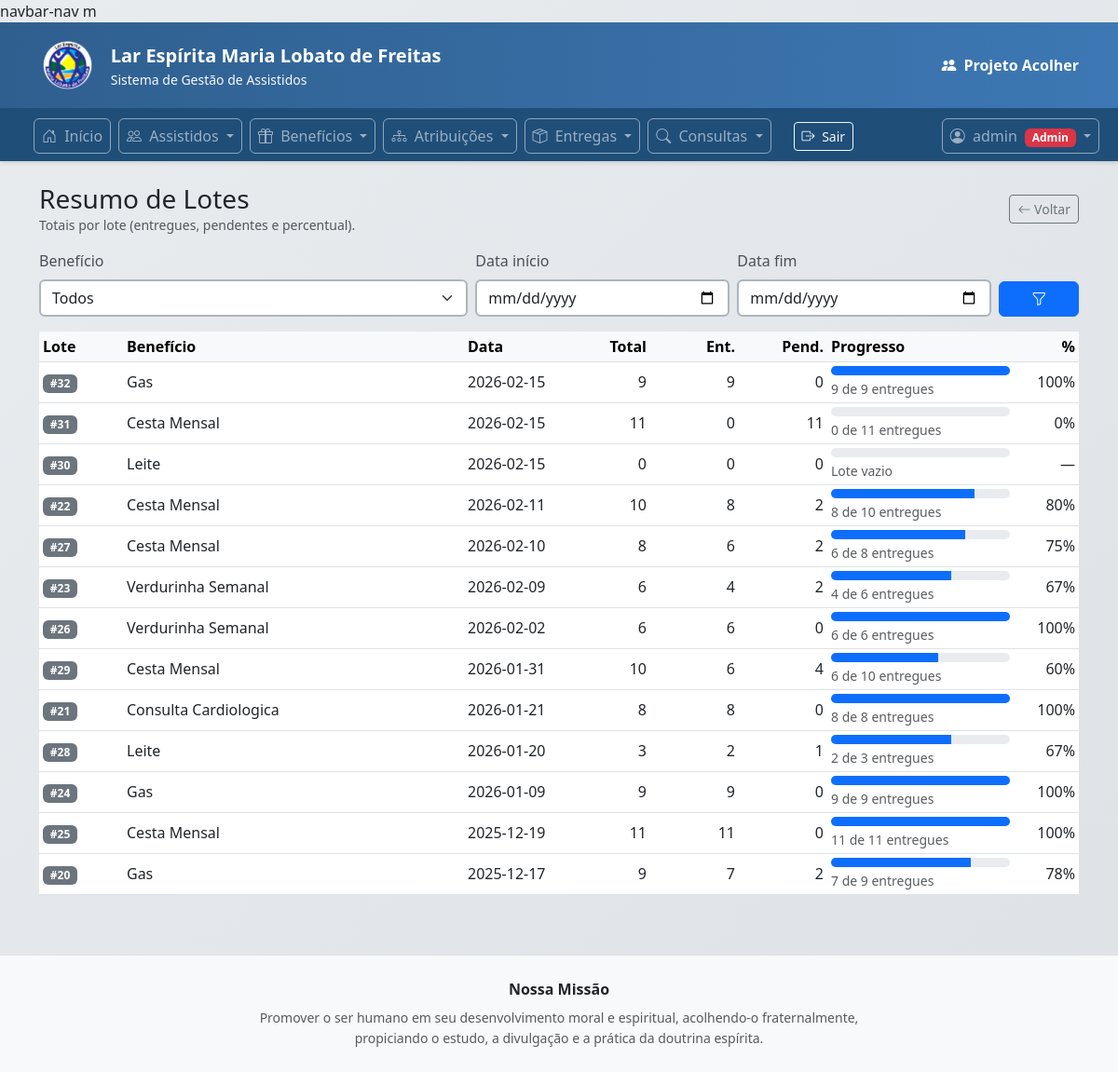
Screenshot of /operacoes/consultas/consultas/lotes/ (signed in) with the database file from the repository.
### apps/beneficios/models.py (models this page shows, shortened)
class LoteEntrega(models.Model):
    beneficio = models.ForeignKey(
        "beneficios.Beneficio",
        on_delete=models.PROTECT,
        related_name="lotes_entrega",
    )
    data_entrega = models.DateField()
    criado_em = models.DateTimeField(default=timezone.now)
    class Meta:
        unique_together = ("beneficio", "data_entrega")
        ordering = ("-data_entrega", "-id")
        verbose_name = "Lote de Entrega"
        verbose_name_plural = "Lotes de Entrega"

class Beneficio(models.Model):
    nome = models.CharField(max_length=120, unique=True)
    categoria = models.CharField(
        max_length=20,
        choices=CategoriaBeneficio.choices,
    )
    periodicidade = models.CharField(
        max_length=20,
        choices=PeriodicidadeBeneficio.choices,
    )
    ativo = models.BooleanField(
        default=True,
        help_text="Permite desativar um benefício sem apagá-lo.",
    )
    class Meta:
        ordering = ["categoria", "nome"]

### apps/operacoes/consultas/views.py (the view)
# urls.py: path("consultas/lotes/", views.consulta_lotes_resumo, name="consulta_lotes_resumo"),
@login_required
def consulta_lotes_resumo(request):
    beneficio_id = (request.GET.get("beneficio_id") or "").strip()
    data_ini = (request.GET.get("data_ini") or "").strip()
    data_fim = (request.GET.get("data_fim") or "").strip()
    qs = LoteEntrega.objects.select_related("beneficio")
    if beneficio_id.isdigit():
        qs = qs.filter(beneficio_id=int(beneficio_id))
    campo_data = "data_entrega" if hasattr(LoteEntrega, "data_entrega") else "data"
    if data_ini:
        qs = qs.filter(**{f"{campo_data}__gte": data_ini})
    if data_fim:
        qs = qs.filter(**{f"{campo_data}__lte": data_fim})
    qs = qs.annotate(
        total=Count("itens"),
        entregues=Count("itens", filter=Q(itens__entregue=True)),
        pendentes=Count("itens", filter=Q(itens__entregue=False)),
    ).order_by(f"-{campo_data}", "-id")
    beneficios = Beneficio.objects.order_by("nome")
    return render(
        request,
        "operacoes/consultas/lotes_resumo.html",
        {
            "lotes": qs,
            "beneficios": beneficios,
            "beneficio_id": beneficio_id,
            "data_ini": data_ini,
            "data_fim": data_fim,
            "campo_data": campo_data,
        },
    )

### apps/operacoes/context_processors.py (called while the page is built)
def operacoes_permissoes(request):
    user = getattr(request, "user", None)
    if user and user.is_authenticated:
        return {
            "pode_ver": pode_ver(user),
            "pode_editar": pode_editar(user),
            "pode_deletar": pode_deletar(user),
        }
    return {
        "pode_ver": False,
        "pode_editar": False,
        "pode_deletar": False,
    }

### apps/operacoes/permissoes.py (called while the page is built)
def is_consultor(user):
    return user.groups.filter(name="Consultor").exists()

def is_supervisor(user):
    return user.groups.filter(name="Supervisor").exists()

def is_operador(user):
    return user.groups.filter(name="Operador").exists()

def pode_ver(user):
    return is_consultor(user) or is_operador(user) or is_supervisor(user) or user.is_superuser

def pode_editar(user):
    return is_operador(user) or is_supervisor(user) or user.is_superuser

def pode_deletar(user):
    return is_supervisor(user) or user.is_superuser

### apps/operacoes/templates/operacoes/consultas/lotes_resumo.html (shortened to what this page needs)
{% extends "operacoes/base.html" %}
{% block content %}
<div class="container mt-4">
  <div class="d-flex justify-content-between align-items-center mb-3">
    <div>
      <h3 class="mb-0">Resumo de Lotes</h3>
      <div class="text-muted small">Totais por lote (entregues, pendentes e percentual).</div>
    </div>
    <a class="btn btn-outline-secondary btn-sm" href="{% url 'operacoes_home' %}">
      <i class="bi bi-arrow-left"></i> Voltar
    </a>
  </div>
  <form class="row g-2 align-items-end mb-3" method="get">
    <div class="col-12 col-md-5">
      <label class="form-label">Benefício</label>
      <select name="beneficio_id" class="form-select">
        <option value="">Todos</option>
      </select>
    </div>
    <div class="col-6 col-md-3">
      <label class="form-label">Data início</label>
      <input type="date" name="data_ini" value="{{ data_ini }}" class="form-control">
    </div>
    <div class="col-6 col-md-3">
      <label class="form-label">Data fim</label>
      <input type="date" name="data_fim" value="{{ data_fim }}" class="form-control">
    </div>
    <div class="col-12 col-md-1 d-grid">
      <button class="btn btn-primary">
        <i class="bi bi-funnel"></i>
      </button>
    </div>
  </form>
  <div class="table-responsive">
    <table class="table table-sm table-hover align-middle">
      <thead class="table-light">
        <tr>
          <th style="width: 90px;">Lote</th>
          <th>Benefício</th>
          <th style="width: 120px;">Data</th>
          <th class="text-end" style="width: 80px;">Total</th>
          <th class="text-end" style="width: 95px;">Ent.</th>
          <th class="text-end" style="width: 95px;">Pend.</th>
          <th style="width: 200px;">Progresso</th>
          <th class="text-end" style="width: 70px;">%</th>
        </tr>
      </thead>
      <tbody>
        {% for l in lotes %}
          {% with total=l.total|default:0 ent=l.entregues|default:0 pend=l.pendentes|default:0 %}
          {% if total > 0 %}
            {% widthratio ent total 100 as pct %}
          {% else %}
            {% with 0 as pct %}
            {% endwith %}
          {% endif %}
          <tr>
            <td><span class="badge text-bg-secondary">#{{ l.id }}</span></td>
            <td>{{ l.beneficio.nome }}</td>
            <td>
              {% if campo_data == "data_entrega" %}
                {{ l.data_entrega|date:"Y-m-d" }}
              {% else %}
                {{ l.data|date:"Y-m-d" }}
              {% endif %}
            </td>
            <td class="text-end">{{ total }}</td>
            <td class="text-end">{{ ent }}</td>
            <td class="text-end">{{ pend }}</td>
            <td>
              <div class="progress" style="height: 10px;">
                <div class="progress-bar" role="progressbar" style="width: {{ pct }}%;" aria-valuenow="{{ pct }}" aria-valuemin="0" aria-valuemax="100"></div>
              </div>
              <div class="small text-muted mt-1">
                {% if total == 0 %}Lote vazio{% else %}{{ ent }} de {{ total }} entregues{% endif %}
              </div>
            </td>
            <td class="text-end">
              {% if total == 0 %}—{% else %}{{ pct }}%{% endif %}
            </td>
          </tr>
          {% endwith %}
        {% empty %}
          <tr>
            <td colspan="8" class="text-center text-muted py-4">Nenhum lote encontrado.</td>
          </tr>
        {% endfor %}
      </tbody>
    </table>
  </div>
</div>
{% endblock %}

### apps/operacoes/templates/operacoes/base.html (shortened to what this page needs)
<!DOCTYPE html>
<html lang="pt-br">
{% load static %}
<head>
    <link href="https://cdn.jsdelivr.net/npm/bootstrap@5.3.0/dist/css/bootstrap.min.css" rel="stylesheet">
    <link rel="stylesheet" href="https://cdn.jsdelivr.net/npm/bootstrap-icons@1.10.0/font/bootstrap-icons.css">
</head>
navbar-nav m<body>
    <div class="header-institucional">
        <div class="container py-3">
            <div class="d-flex align-items-center justify-content-between flex-wrap gap-2">
                <div class="d-flex align-items-center gap-3">
                    <img src="{% static 'img/logo.png' %}"
                         alt="Lar Espírita Maria Lobato de Freitas"
                         style="height:60px; width:auto;">
                    <div>
                        <div class="fw-semibold fs-5 text-white">
                            Lar Espírita Maria Lobato de Freitas
                        </div>
                        <div class="small text-light">
                            Sistema de Gestão de Assistidos
                        </div>
                    </div>
                </div>
                <a class="brand-link fw-bold text-white d-inline-flex align-items-center"
                   href="{% url 'operacoes_home' %}">
                    <i class="bi bi-people-fill me-2"></i>
                    Projeto Acolher
                </a>
            </div>
        </div>
    </div>
    <nav class="navbar navbar-expand-lg navbar-dark navbar-institucional">
        <div class="container-fluid">
            <div class="collapse navbar-collapse" id="navbarMain">
                <ul class="navbar-nav ms-4 me-auto">
                    <li class="nav-item">
                        <a class="nav-link" href="{% url 'operacoes_home' %}">
                            <i class="bi bi-house-door me-1"></i> Início
                        </a>
                    </li>
                    {% if user.is_authenticated and pode_ver %}
                    <li class="nav-item dropdown">
                        <a class="nav-link dropdown-toggle" href="#" role="button" data-bs-toggle="dropdown"
                            aria-expanded="false">
                            <i class="bi bi-people me-1"></i> Assistidos
                        </a>
                    </li>
                    {% endif %}
                    {% if user.is_authenticated and pode_ver %}
                    <li class="nav-item dropdown">
                        <a class="nav-link dropdown-toggle" href="#" role="button" data-bs-toggle="dropdown"
                            aria-expanded="false">
                            <i class="bi bi-gift me-1"></i> Benefícios
                        </a>
                    </li>
                    {% endif %}
                    {% if user.is_authenticated and pode_ver %}
                    <li class="nav-item dropdown">
                        <a class="nav-link dropdown-toggle" href="#" role="button" data-bs-toggle="dropdown"
                            aria-expanded="false">
                            <i class="bi bi-diagram-3 me-1"></i> Atribuições
                        </a>
                    </li>
                    {% endif %}
                    {% if user.is_authenticated and pode_ver %}
                    <li class="nav-item dropdown">
                        <a class="nav-link dropdown-toggle" href="#" role="button" data-bs-toggle="dropdown"
                            aria-expanded="false">
                            <i class="bi bi-box-seam me-1"></i> Entregas
                        </a>
                    </li>
                    {% endif %}
                    {% if user.is_authenticated and pode_ver %}
                    <li class="nav-item dropdown">
                        <a class="nav-link dropdown-toggle" href="#" role="button" data-bs-toggle="dropdown"
                            aria-expanded="false">
                            <i class="bi bi-search me-1"></i> Consultas
                        </a>
                    </li>
                    <li class="nav-item d-flex align-items-center ms-3">
                        <form method="post" action="/accounts/logout/" class="m-0">
                            <button type="submit" class="btn btn-outline-light btn-sm">
                                <i class="bi bi-box-arrow-right me-1"></i> Sair
                            </button>
                        </form>
                    </li>
                    {% endif %}
                </ul>
                <ul class="navbar-nav">
                    {% if user.is_authenticated %}
                    <li class="nav-item dropdown">
                        <a class="nav-link dropdown-toggle" href="#" role="button" data-bs-toggle="dropdown"
                            aria-expanded="false">
                            <i class="bi bi-person-circle me-1"></i> {{ user.username }}
                            {% if user.is_superuser %}
                            <span class="badge bg-danger ms-1">Admin</span>
                            {% elif pode_deletar %}
                            <span class="badge bg-success ms-1">Gestor</span>
                            {% elif pode_editar %}
                            <span class="badge bg-secondary ms-1">Operador</span>
                            {% elif pode_ver %}
                            <span class="badge bg-info text-dark ms-1">Consultor</span>
                            {% endif %}
                        </a>
                    </li>
                    {% else %}
                    <li class="nav-item">
                        <a class="nav-link" href="/accounts/login/">
                            <i class="bi bi-box-arrow-in-right me-1"></i> Entrar
                        </a>
                    </li>
                    {% endif %}
                </ul>
            </div>
        </div>
    </nav>
    <div class="container-fluid mt-3">
        {% block content %}
        {% endblock %}
    </div>
    <footer class="mt-5 border-top bg-light">
        <div class="container py-4 text-center">
            <div class="fw-semibold mb-2">Nossa Missão</div>
            <div class="col-lg-8 col-xl-7 mx-auto small text-muted" style="line-height:1.6;">
                Promover o ser humano em seu desenvolvimento moral e espiritual,
                acolhendo-o fraternalmente, propiciando o estudo, a divulgação
                e a prática da doutrina espírita.
            </div>
        </div>
    </footer>
</body>
</html>

### apps/operacoes/templates/operacoes/base.html (style rules this page uses)
body { background: linear-gradient(135deg, #e9ecef 0%, #dee2e6 100%) !important; min-height: 100vh; }
.container-fluid { background-color: transparent !important; }
.form-control, .form-select, textarea.form-control { border: 2px solid #adb5bd !important; background-color: #ffffff !important; }
.form-label { color: #495057; font-weight: 500; }
.header-institucional { background: linear-gradient(90deg, #2f5f8f 0%, #3d78b4 100%); border-bottom: 3px solid #1f4e79; }
.header-institucional .brand-link { text-decoration: none; }
.navbar-institucional { background-color: #1f4e79; box-shadow: 0 2px 4px rgba(0, 0, 0, .12); }
.navbar .nav-link { border: 1px solid rgba(255,255,255,0.5); border-radius: 6px; margin-right: 8px; padding: 6px 14px; transition: all 0.2s ease; }

### rows the page displays
LoteEntrega: id "32", beneficio.nome "Gas", data_entrega "2026-02-15", l "9", l "0", pct "100"
LoteEntrega: id "31", beneficio.nome "Cesta Mensal", data_entrega "2026-02-15", l "11", l "0", pct "0"
LoteEntrega: id "30", beneficio.nome "Leite", data_entrega "2026-02-15", l "0", shows "Lote vazio"
LoteEntrega: id "22", beneficio.nome "Cesta Mensal", data_entrega "2026-02-11", l "10", l "8", l "2", pct "80"
LoteEntrega: id "27", beneficio.nome "Cesta Mensal", data_entrega "2026-02-10", l "8", l "6", l "2", pct "75"
LoteEntrega: id "23", beneficio.nome "Verdurinha Semanal", data_entrega "2026-02-09", l "6", l "4", l "2", pct "67"
LoteEntrega: id "26", beneficio.nome "Verdurinha Semanal", data_entrega "2026-02-02", l "6", l "0", pct "100"
LoteEntrega: id "29", beneficio.nome "Cesta Mensal", data_entrega "2026-01-31", l "10", l "6", beneficio "4", pct "60"
LoteEntrega: id "21", beneficio.nome "Consulta Cardiologica", data_entrega "2026-01-21", l "8", l "0", pct "100"
LoteEntrega: id "28", beneficio.nome "Leite", data_entrega "2026-01-20", l "3", l "2", l "1", pct "67"
LoteEntrega: id "24", beneficio.nome "Gas", data_entrega "2026-01-09", l "9", l "0", pct "100"
LoteEntrega: id "25", beneficio.nome "Cesta Mensal", data_entrega "2025-12-19", l "11", l "0", pct "100"
LoteEntrega: id "20", beneficio.nome "Gas", data_entrega "2025-12-17", l "9", l "7", l "2", pct "78"

### other values shown
{{ user.username }} "admin"
